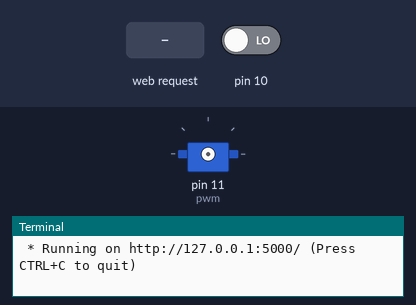
This program was run on a simulated Raspberry Pi (header pin numbers). Shown: servo, the last lines printed to the terminal. Inputs (shaded band) come from the test bench; at power-on: pin 10 LOW. Databases and web services accept everything at once and return nothing; a web server runs the application; servo angles are drawn from the pulse width (0.5 ms = 0°, 2.5 ms = 180°); the clock reads 2024-03-15 10:24:30 at power-on unless the program sets it.

Above: at 1.2 s.
1.3 s: HTTP request for / received
2.8 s: HTTP request for /unlock received
At 9.3 s:
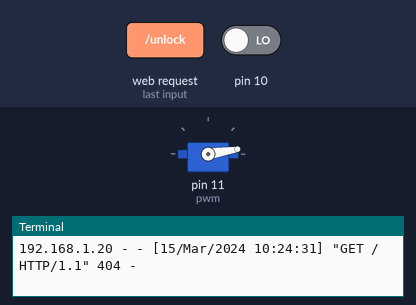
Timing chart, 0 to 10.8 s (numbered marks = the images above; inputs shaded):
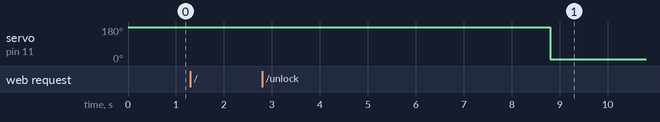

Measured:
- after the input at 2.8 s, servo on pin 11 (pwm): 180° → 9° after 6.0 s

The program:

app.py
```python
from flask import Flask
from time import sleep
from pushbullet import Pushbullet
import RPi.GPIO as GPIO

def setAngle(angle):
    GPIO.setmode(GPIO.BOARD)
    GPIO.setup(11, GPIO.OUT)
    pwm=GPIO.PWM(11, 50)
    pwm.start(0)
    duty = angle / 18 + 3
    GPIO.output(11, True)
    pwm.ChangeDutyCycle(duty)
    sleep(1)
    GPIO.output(11, False)
    pwm.ChangeDutyCycle(duty)
    pwm.stop()

def button_callback(channel):
    pb = Pushbullet("Access Token Here")
    dev = pb.get_device('Device Name Here')
    push = dev.push_note("Alert!","Someone is at your door!")
GPIO.setwarnings(False)
GPIO.setmode(GPIO.BOARD)
GPIO.setup(10, GPIO.IN, pull_up_down=GPIO.PUD_DOWN)
GPIO.add_event_detect(10, GPIO.RISING, callback=button_callback)

app = Flask(__name__)

@app.route("/unlock")
def index():
    setAngle(180)
    sleep(5)
    setAngle(0)
    return "Unlocked and locked succesfully!"
```
